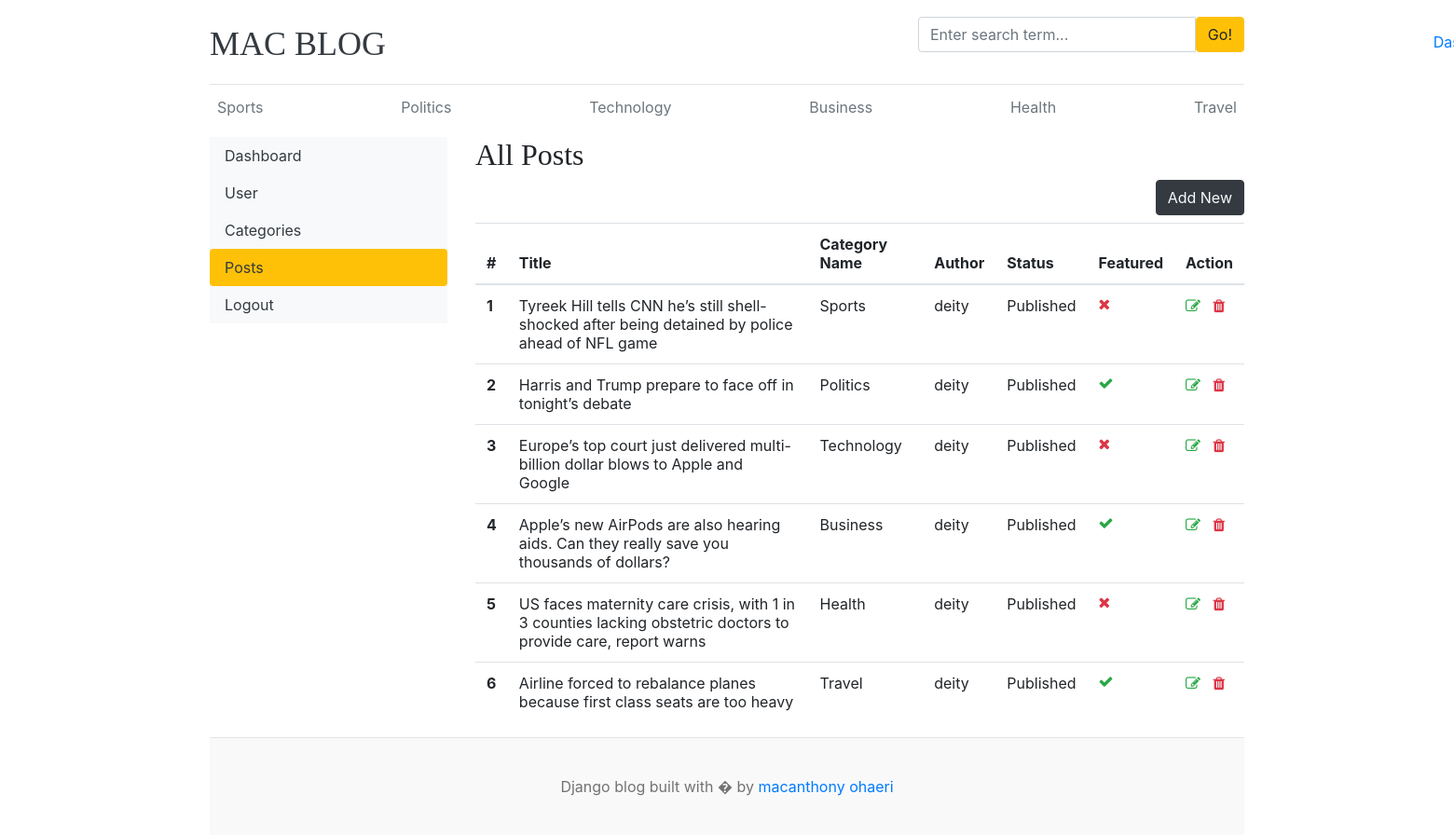
Page /dashboard/posts/ (signed in) on the committed database.
### blog_app/models.py (models this page shows, shortened)
class Category(models.Model):
    category_name = models.CharField(max_length=250)
    created_at = models.DateTimeField(auto_now_add=True)
    updated = models.DateTimeField(auto_now=True)
    def __str__(self):
        return self.category_name
    class Meta:
        verbose_name_plural = "categories"

class Blog(models.Model):
    title = models.CharField(max_length=250)
    slug = models.SlugField(max_length=250, blank=True, unique=True)
    category = models.ForeignKey(Category, on_delete=models.CASCADE)
    author = models.ForeignKey(User, on_delete=models.CASCADE)
    feature_image = models.ImageField(upload_to='upload/%Y/%M/%D/')
    short_description = models.TextField(max_length=5000)
    blog_body = models.TextField(max_length=10000, default='')
    status = models.CharField(max_length=20, choices=STATUS_CHOICES, default='Draft')
    is_featured = models.BooleanField(default=False)
    created = models.DateTimeField(auto_now_add=True)
    updated = models.DateTimeField(auto_now=True)

### dashboards/views.py (the view)
# urls.py: path('posts/', views.posts, name='posts'),
def posts(request):
    posts = Blog.objects.all()
    context = {'posts': posts}
    return render(request, 'dashboard/posts.html', context)

### blog_app/context_processors.py (called while the page is built)
def get_categories(request):
    categories = Category.objects.all()
    return dict(categories=categories)

def get_social_links(request):
    social_links = SocialLink.objects.all()
    return dict(social_links=social_links)

### templates/dashboard/posts.html (shortened to what this page needs)
{% extends 'base.html' %}
{% block content %}
    <div class="row">
            {% include 'dashboard/sidebar.html' %}
        <div class="col-md-9">
            <h2>All Posts</h2>
            <a href="{% url 'add_post' %}" class="btn btn-dark text-light float-right mb-2">Add New</a>
            <table class="table table-hover">
              <thead>
                <tr>
                  <th>#</th>
                  <th>Title</th>
                  <th>Category Name</th>
                  <th>Author</th>
                  <th>Status</th>
                  <th>Featured</th>
                  <th>Action</th>
                </tr>
              </thead>
              <tbody>
              {% for post in posts %}
                <tr>
                  <th scope="row">{{forloop.counter}}</th>
                  <td>{{post.title}}</td>
                  <td>{{post.category}}</td>
                  <td>{{post.author}}</td>
                  <td>{{post.status}}</td>
                  <td>{% if post.is_featured %}<i class="fa fa-check text-success"></i>{% else %}<i class="fa fa-times text-danger"></i>{% endif %}</td>
                  <td>
                      <a href="{% url 'edit_post' post.id %}"><i class="fa fa-edit text-success"></i></a>
                      <a href="{% url 'delete_post' post.id %}"><i class="fa fa-trash text-danger"></i></a>
                  </td>
                </tr>
                {% endfor %}
              </tbody>
            </table>
        </div>
    </div>
{% endblock %}

### templates/base.html (shortened to what this page needs)
{% load static %}
<html lang="en">
<head>
    <link href="https://getbootstrap.com/docs/4.0/dist/css/bootstrap.min.css" rel="stylesheet">
    <link href="{% static 'css/blog.css' %}" rel="stylesheet">
    <link rel="stylesheet" href="https://cdnjs.cloudflare.com/ajax/libs/font-awesome/4.7.0/css/font-awesome.min.css"
  </head>
<body>
    <div class="container">
      <header class="blog-header py-3">
        <div class="row flex-nowrap justify-content-between align-items-center">
          <div class="col-8 pt-1">
            <a class="blog-header-logo text-dark" href="{% url 'home' %}">MAC BLOG</a>
          </div>
            <div class="col-4">
                <form action="{% url 'search' %}" method="GET">
                      <div class="input-group">
                        <input class="form-control" type="text" name="keyword" value="{{keyword}}" placeholder="Enter search term..." aria-label="Enter search term..." aria-describedby="button-search" />
                        <button type="submit" class="btn btn-warning" id="button-search" type="button">Go!</button>
                    </div>
                </form>
            </div>
          <div class="col-4 d-flex justify-content-end align-items-center">
              {% if not user.is_authenticated %}
            <a class="btn btn-sm btn-warning" href="{% url 'login' %}">Login</a> &nbsp;
            <a class="btn btn-sm btn-outline-secondary" href="{% url 'register' %}">Register</a>
              {% else %}
              <span><a href="{% url 'dashboard' %}">Dashboard</a></span>
              {% endif %}
          </div>
        </div>
      </header>
      <div class="nav-scroller py-1 mb-2">
        <nav class="nav d-flex justify-content-between">
          {% for cat in categories %}
          <a class="p-2 text-muted" href="{% url 'post_by_category' cat.pk %}">{{cat}}</a>
          {% endfor %}
        </nav>
      </div>
{% block content %}
{% endblock %}
    <footer class="blog-footer">
      <p>Django blog built with � by <a href="#">macanthony ohaeri</a></p>
    </footer>
</body>
</html>

### blog_app/static/css/blog.css (style rules this page uses)
.blog-header { border-bottom: 1px solid #e5e5e5; }
.blog-header-logo { font-family: "Playfair Display", Georgia, "Times New Roman", serif; font-size: 2.25rem; }
h1, h2, h3, h4, h5, h6 { font-family: "Playfair Display", Georgia, "Times New Roman", serif; }
.blog-footer { padding: 2.5rem 0; color: #727272; text-align: center; background-color: #f9f9f9; border-top: .05rem solid #e5e5e5; }
.blog-footer p:last-child { margin-bottom: 0; }

### rows in the picture
Category: category_name "Sports"
Category: category_name "Politics"
Category: category_name "Technology"
Category: category_name "Business"
Category: category_name "Health"
Category: category_name "Travel"
Blog: title "Tyreek Hill tells CNN he’s still shell-shocked after being detained by police ahead of NFL game", category "Sports", author "deity", status "Published", is_featured False (drawn)
Blog: title "Harris and Trump prepare to face off in tonight’s debate", category "Politics", author "deity", status "Published", is_featured True (drawn)
Blog: title "Europe’s top court just delivered multi-billion dollar blows to Apple and Google", category "Technology", author "deity", status "Published", is_featured False (drawn)
Blog: title "Apple’s new AirPods are also hearing aids. Can they really save you thousands of dollars?", category "Business", author "deity", status "Published", is_featured True (drawn)
Blog: title "US faces maternity care crisis, with 1 in 3 counties lacking obstetric doctors to provide care, report warns", category "Health", author "deity", status "Published", is_featured False (drawn)
Blog: title "Airline forced to rebalance planes because first class seats are too heavy", category "Travel", author "deity", status "Published", is_featured True (drawn)
